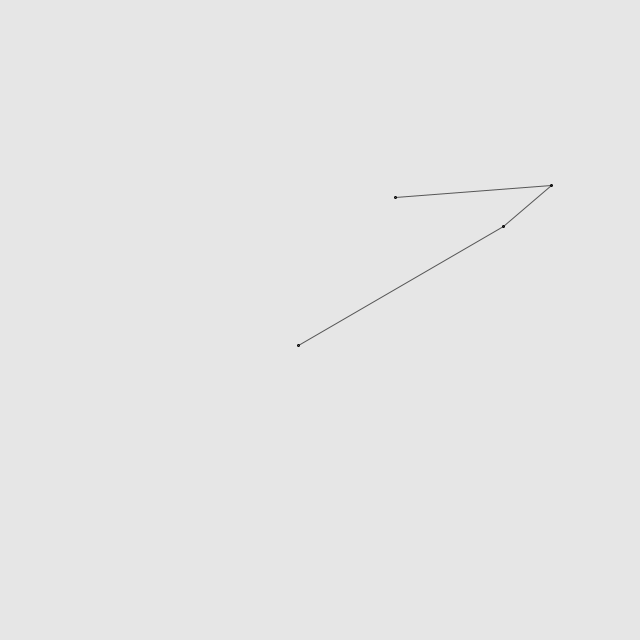
Frame 1 (no input)
Frame 60 (the mouse pressed at the canvas centre just before this capture): identical to frame 1, image omitted
Frame 120 (the mouse held since frame 60 and released just before this capture): identical to frame 1, image omitted

The Processing sketch that drew this single still picture (run headless with seeded random() and noise(); from frame 60 on, the mouse is pressed at the canvas centre):

// Processing sketch: bezier00
// ── bezier00.pde
void setup( ) {
    size(640, 640);
    generate();
}

void draw( ) {

}

void keyPressed( ) {
  generate();
}

void generate( ) {
  background(230);
  PVector[] points = new PVector[4];
  noFill();
  for(int i = 0; i < points.length; i++){
      points[i] = new PVector(width*random(0.1, 0.9), height*random(0.1, 0.9));

      ellipse(points[i].x, points[i].y, 2, 2);
  }

  stroke(0, 160);
  for(int i = 1; i < points.length; i++){
    PVector p1 = points[i-1];
    PVector p2 = points[i];

    line(p1.x, p1.y, p2.x, p2.y);
  }
}
